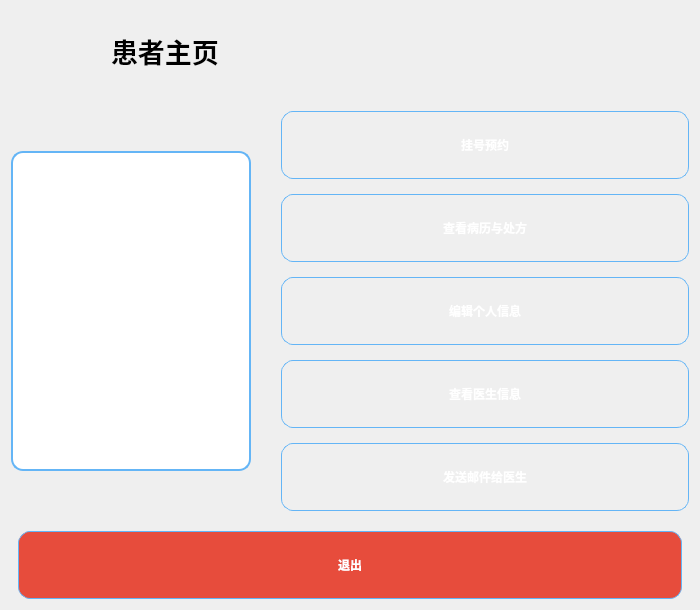
<?xml version="1.0" encoding="UTF-8"?>
<ui version="4.0">
 <class>PatientProfile</class>
 <widget class="QWidget" name="PatientProfile">
  <property name="geometry">
   <rect>
    <x>0</x>
    <y>0</y>
    <width>700</width>
    <height>600</height>
   </rect>
  </property>
  <property name="windowTitle">
   <string>患者主页</string>
  </property>
  <property name="styleSheet">
   <string notr="true">
    QWidget#PatientProfile {
        background-color: qlineargradient(
            x1:0, y1:0, x2:0, y2:1,
            stop:0 #e3f2fd,
            stop:1 #ffffff
        );
        font-family: "Microsoft YaHei";
    }
    QLabel#patientPhotoLabel {
        border: 2px solid #64b5f6;
        border-radius: 12px;
        background-color: #ffffff;
    }
    QPushButton {
        border-radius: 12px;
        border: 1px solid #64b5f6;
        color: #ffffff;
        font-weight: bold;
        background-color: qlineargradient(
            x1:0, y1:0, x2:0, y2:1,
            stop:0 #6ec6ff,
            stop:1 #1e88e5
        );
        padding: 8px 16px;
        min-width: 180px;
        min-height: 50px;
    }
    QPushButton:hover {
        background-color: qlineargradient(
            x1:0, y1:0, x2:0, y2:1,
            stop:0 #81d4fa,
            stop:1 #1976d2
        );
    }
    QPushButton:pressed {
        background-color: qlineargradient(
            x1:0, y1:0, x2:0, y2:1,
            stop:0 #1e88e5,
            stop:1 #1565c0
        );
    }
    #quitButton {
        background-color: #e74c3c;
    }
    #quitButton:hover { background-color: #c0392b; }
   </string>
  </property>

  <!-- 主垂直布局 -->
  <layout class="QVBoxLayout" name="mainVerticalLayout">
   <property name="spacing">
    <number>20</number>
   </property>

   <!-- 顶部标题栏：Logo + 标题 -->
   <item>
    <layout class="QHBoxLayout" name="titleLayout">
     <item>
      <widget class="QLabel" name="logoLabel">
       <property name="minimumSize">
        <size>
         <width>80</width>
         <height>80</height>
        </size>
       </property>
       <property name="maximumSize">
        <size>
         <width>80</width>
         <height>80</height>
        </size>
       </property>
       <property name="pixmap">
        <pixmap>logo.png</pixmap>
       </property>
       <property name="scaledContents">
        <bool>true</bool>
       </property>
      </widget>
     </item>
     <item>
      <widget class="QLabel" name="titleLabel">
       <property name="font">
        <font>
         <family>微软雅黑</family>
         <pointsize>20</pointsize>
         <weight>75</weight>
         <bold>true</bold>
        </font>
       </property>
       <property name="text">
        <string>患者主页</string>
       </property>
       <property name="alignment">
        <set>Qt::AlignVCenter|Qt::AlignLeft</set>
       </property>
      </widget>
     </item>
    </layout>
   </item>

   <!-- 主体：水平布局（左患者图像 + 右按钮区） -->
   <item>
    <layout class="QHBoxLayout" name="mainContentLayout">
     <property name="spacing">
      <number>30</number>
     </property>

     <!-- 左侧患者图片 -->
     <item>
      <widget class="QLabel" name="patientPhotoLabel">
       <property name="minimumSize">
        <size>
         <width>240</width>
         <height>320</height>
        </size>
       </property>
       <property name="maximumSize">
        <size>
         <width>240</width>
         <height>320</height>
        </size>
       </property>
       <property name="pixmap">
        <pixmap>patient.png</pixmap>
       </property>
       <property name="alignment">
        <set>Qt::AlignCenter</set>
       </property>
       <property name="scaledContents">
        <bool>true</bool>
       </property>
      </widget>
     </item>

     <!-- 右侧按钮区 -->
     <item>
      <layout class="QVBoxLayout" name="buttonVBoxLayout">
       <property name="spacing">
        <number>15</number>
       </property>
       <item>
        <widget class="QPushButton" name="scheduleButton">
         <property name="text">
          <string>挂号预约</string>
         </property>
        </widget>
       </item>
       <item>
        <widget class="QPushButton" name="appointmentCaseButton">
         <property name="text">
          <string>查看病历与处方</string>
         </property>
        </widget>
       </item>
       <item>
        <widget class="QPushButton" name="profileButton">
         <property name="text">
          <string>编辑个人信息</string>
         </property>
        </widget>
       </item>
       <item>
        <widget class="QPushButton" name="doctorButton">
         <property name="text">
          <string>查看医生信息</string>
         </property>
        </widget>
       </item>
       <item>
        <widget class="QPushButton" name="emailDoctorButton">
         <property name="text">
          <string>发送邮件给医生</string>
         </property>
        </widget>
       </item>
       <item>
        <spacer name="verticalSpacerButtons">
         <property name="orientation">
          <enum>Qt::Vertical</enum>
         </property>
         <property name="sizeHint" stdset="0">
          <size>
           <width>20</width>
           <height>20</height>
          </size>
         </property>
        </spacer>
       </item>
      </layout>
     </item>
    </layout>
   </item>

   <!-- 底部退出按钮 -->
   <item>
    <layout class="QHBoxLayout" name="quitButtonLayout">
     <item>
      <spacer name="leftSpacer">
       <property name="orientation">
        <enum>Qt::Horizontal</enum>
       </property>
      </spacer>
     </item>
     <item>
      <widget class="QPushButton" name="quitButton">
       <property name="minimumSize">
        <size>
         <width>200</width>
         <height>50</height>
        </size>
       </property>
       <property name="text">
        <string>退出</string>
       </property>
      </widget>
     </item>
     <item>
      <spacer name="rightSpacer">
       <property name="orientation">
        <enum>Qt::Horizontal</enum>
       </property>
      </spacer>
     </item>
    </layout>
   </item>
  </layout>
 </widget>
 <resources/>
 <connections/>
</ui>
